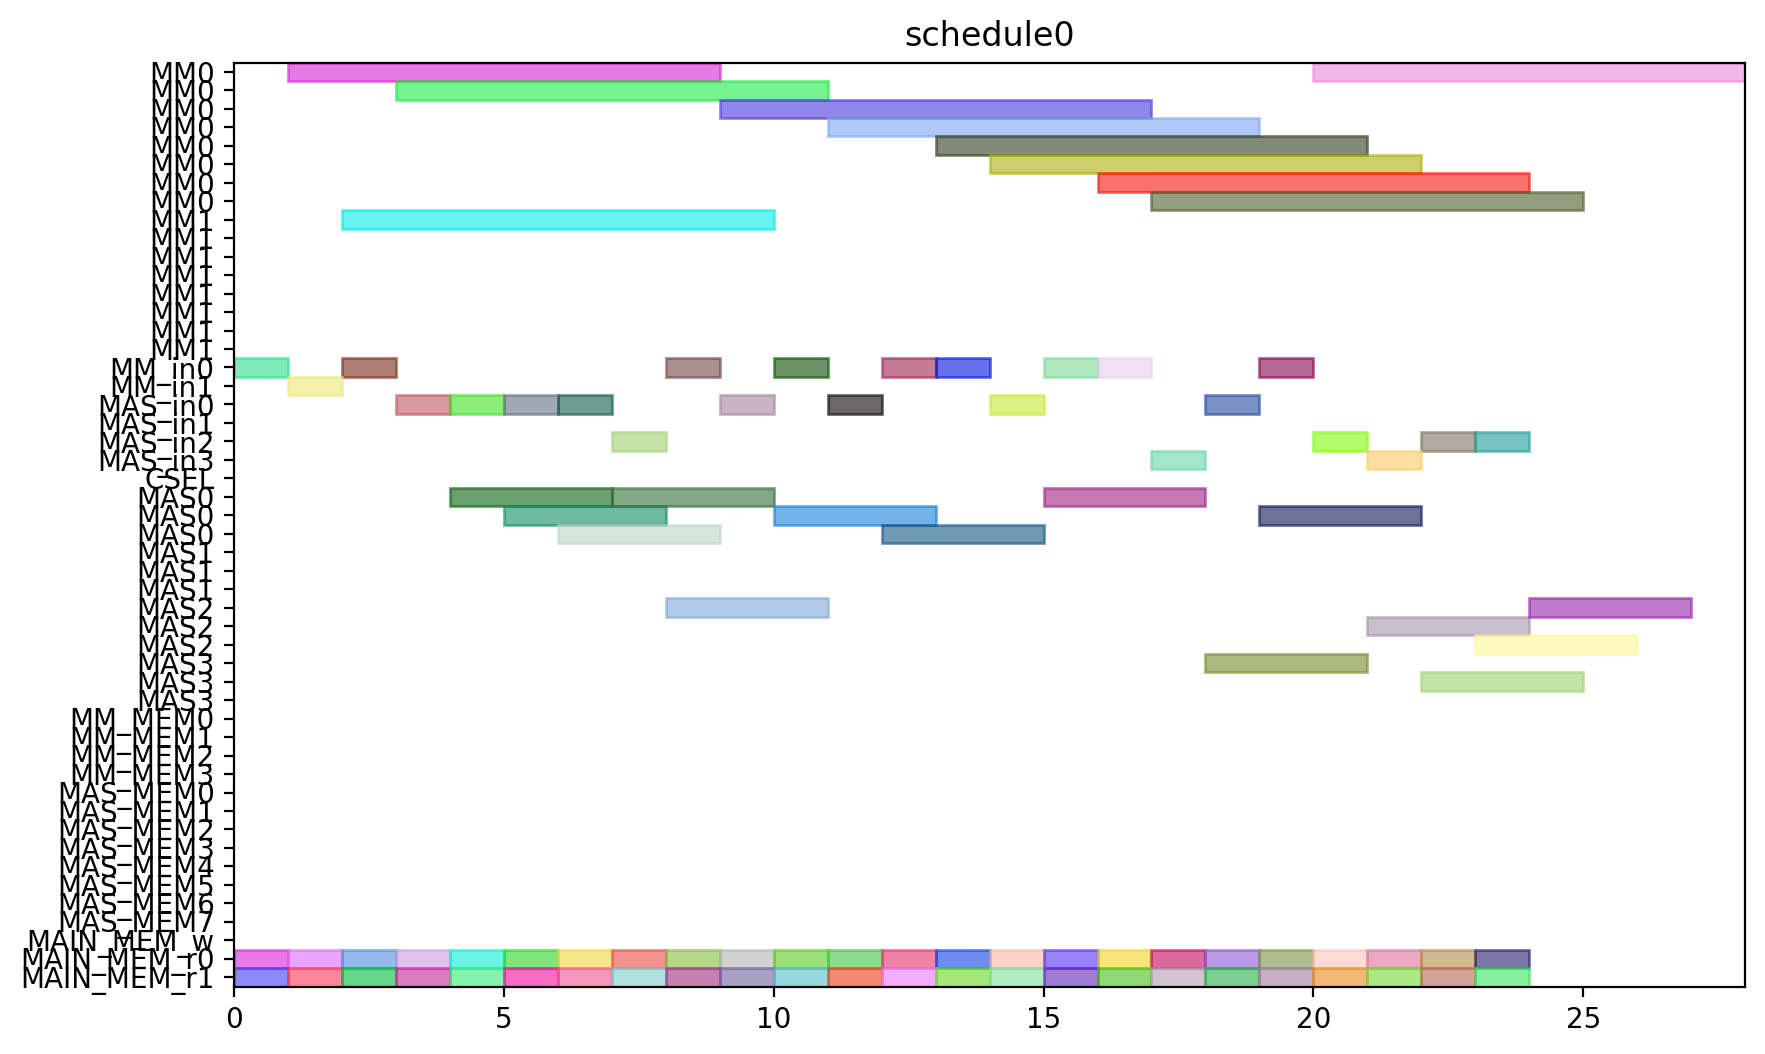

This figure's Python source:
from pyschedule import Scenario, solvers, plotters, alt


def solve():
	horizon = 120
	S = Scenario("schedule0", horizon=horizon)

	# resource
	MM = S.Resources('MM', num=2, size=8)
	MM_in = S.Resources('MM_in', num=2)
	MAS_in = S.Resources('MAS_in', num=4)
	CSEL = S.Resource('CSEL')
	MAS = S.Resources('MAS', num=4, size=3, periods=range(1, horizon))
	MM_MEM = S.Resources('MM_MEM', num=4)
	MAS_MEM = S.Resources('MAS_MEM', num=8)
	MAIN_MEM_w = S.Resource('MAIN_MEM_w', size=1)
	MAIN_MEM_r = S.Resources('MAIN_MEM_r', num=2)

	# result of previous scheduling

	# new tasks
	t0_t0 = S.Task('t0_t0', length=3, delay_cost=1)
	t0_t0 += alt(MAS)
	t0_t0_in = S.Task('t0_t0_in', length=1, delay_cost=1)
	t0_t0_in += alt(MAS_in)
	S += t0_t0_in*MAS_in[0]<=t0_t0*MAS[0]

	S += t0_t0_in*MAS_in[1]<=t0_t0*MAS[1]

	S += t0_t0_in*MAS_in[2]<=t0_t0*MAS[2]

	S += t0_t0_in*MAS_in[3]<=t0_t0*MAS[3]

	t0_t0_mem0 = S.Task('t0_t0_mem0', length=1, delay_cost=1)
	t0_t0_mem0 += MAIN_MEM_r[0]
	S += t0_t0_mem0 <= t0_t0

	t0_t0_mem1 = S.Task('t0_t0_mem1', length=1, delay_cost=1)
	t0_t0_mem1 += MAIN_MEM_r[1]
	S += t0_t0_mem1 <= t0_t0

	t0_t1 = S.Task('t0_t1', length=3, delay_cost=1)
	t0_t1 += alt(MAS)
	t0_t1_in = S.Task('t0_t1_in', length=1, delay_cost=1)
	t0_t1_in += alt(MAS_in)
	S += t0_t1_in*MAS_in[0]<=t0_t1*MAS[0]

	S += t0_t1_in*MAS_in[1]<=t0_t1*MAS[1]

	S += t0_t1_in*MAS_in[2]<=t0_t1*MAS[2]

	S += t0_t1_in*MAS_in[3]<=t0_t1*MAS[3]

	t0_t1_mem0 = S.Task('t0_t1_mem0', length=1, delay_cost=1)
	t0_t1_mem0 += MAIN_MEM_r[0]
	S += t0_t1_mem0 <= t0_t1

	t0_t1_mem1 = S.Task('t0_t1_mem1', length=1, delay_cost=1)
	t0_t1_mem1 += MAIN_MEM_r[1]
	S += t0_t1_mem1 <= t0_t1

	t0_t3 = S.Task('t0_t3', length=8, delay_cost=1)
	t0_t3 += alt(MM)
	t0_t3_in = S.Task('t0_t3_in', length=1, delay_cost=1)
	t0_t3_in += alt(MM_in)
	S += t0_t3_in*MM_in[0]<=t0_t3*MM[0]
	S += t0_t3_in*MM_in[1]<=t0_t3*MM[1]
	t0_t3_mem0 = S.Task('t0_t3_mem0', length=1, delay_cost=1)
	t0_t3_mem0 += MAIN_MEM_r[0]
	S += t0_t3_mem0 <= t0_t3

	t0_t3_mem1 = S.Task('t0_t3_mem1', length=1, delay_cost=1)
	t0_t3_mem1 += MAIN_MEM_r[1]
	S += t0_t3_mem1 <= t0_t3

	t10 = S.Task('t10', length=3, delay_cost=1)
	t10 += alt(MAS)
	t10_in = S.Task('t10_in', length=1, delay_cost=1)
	t10_in += alt(MAS_in)
	S += t10_in*MAS_in[0]<=t10*MAS[0]

	S += t10_in*MAS_in[1]<=t10*MAS[1]

	S += t10_in*MAS_in[2]<=t10*MAS[2]

	S += t10_in*MAS_in[3]<=t10*MAS[3]

	t10_mem0 = S.Task('t10_mem0', length=1, delay_cost=1)
	t10_mem0 += MAIN_MEM_r[0]
	S += t10_mem0 <= t10

	t10_mem1 = S.Task('t10_mem1', length=1, delay_cost=1)
	t10_mem1 += MAIN_MEM_r[1]
	S += t10_mem1 <= t10

	t11 = S.Task('t11', length=3, delay_cost=1)
	t11 += alt(MAS)
	t11_in = S.Task('t11_in', length=1, delay_cost=1)
	t11_in += alt(MAS_in)
	S += t11_in*MAS_in[0]<=t11*MAS[0]

	S += t11_in*MAS_in[1]<=t11*MAS[1]

	S += t11_in*MAS_in[2]<=t11*MAS[2]

	S += t11_in*MAS_in[3]<=t11*MAS[3]

	t11_mem0 = S.Task('t11_mem0', length=1, delay_cost=1)
	t11_mem0 += MAIN_MEM_r[0]
	S += t11_mem0 <= t11

	t11_mem1 = S.Task('t11_mem1', length=1, delay_cost=1)
	t11_mem1 += MAIN_MEM_r[1]
	S += t11_mem1 <= t11

	t3_t0 = S.Task('t3_t0', length=8, delay_cost=1)
	t3_t0 += alt(MM)
	t3_t0_in = S.Task('t3_t0_in', length=1, delay_cost=1)
	t3_t0_in += alt(MM_in)
	S += t3_t0_in*MM_in[0]<=t3_t0*MM[0]
	S += t3_t0_in*MM_in[1]<=t3_t0*MM[1]
	t3_t0_mem0 = S.Task('t3_t0_mem0', length=1, delay_cost=1)
	t3_t0_mem0 += MAIN_MEM_r[0]
	S += t3_t0_mem0 <= t3_t0

	t3_t0_mem1 = S.Task('t3_t0_mem1', length=1, delay_cost=1)
	t3_t0_mem1 += MAIN_MEM_r[1]
	S += t3_t0_mem1 <= t3_t0

	t3_t1 = S.Task('t3_t1', length=8, delay_cost=1)
	t3_t1 += alt(MM)
	t3_t1_in = S.Task('t3_t1_in', length=1, delay_cost=1)
	t3_t1_in += alt(MM_in)
	S += t3_t1_in*MM_in[0]<=t3_t1*MM[0]
	S += t3_t1_in*MM_in[1]<=t3_t1*MM[1]
	t3_t1_mem0 = S.Task('t3_t1_mem0', length=1, delay_cost=1)
	t3_t1_mem0 += MAIN_MEM_r[0]
	S += t3_t1_mem0 <= t3_t1

	t3_t1_mem1 = S.Task('t3_t1_mem1', length=1, delay_cost=1)
	t3_t1_mem1 += MAIN_MEM_r[1]
	S += t3_t1_mem1 <= t3_t1

	t3_t2 = S.Task('t3_t2', length=3, delay_cost=1)
	t3_t2 += alt(MAS)
	t3_t2_in = S.Task('t3_t2_in', length=1, delay_cost=1)
	t3_t2_in += alt(MAS_in)
	S += t3_t2_in*MAS_in[0]<=t3_t2*MAS[0]

	S += t3_t2_in*MAS_in[1]<=t3_t2*MAS[1]

	S += t3_t2_in*MAS_in[2]<=t3_t2*MAS[2]

	S += t3_t2_in*MAS_in[3]<=t3_t2*MAS[3]

	t3_t2_mem0 = S.Task('t3_t2_mem0', length=1, delay_cost=1)
	t3_t2_mem0 += MAIN_MEM_r[0]
	S += t3_t2_mem0 <= t3_t2

	t3_t2_mem1 = S.Task('t3_t2_mem1', length=1, delay_cost=1)
	t3_t2_mem1 += MAIN_MEM_r[1]
	S += t3_t2_mem1 <= t3_t2

	t3_t3 = S.Task('t3_t3', length=3, delay_cost=1)
	t3_t3 += alt(MAS)
	t3_t3_in = S.Task('t3_t3_in', length=1, delay_cost=1)
	t3_t3_in += alt(MAS_in)
	S += t3_t3_in*MAS_in[0]<=t3_t3*MAS[0]

	S += t3_t3_in*MAS_in[1]<=t3_t3*MAS[1]

	S += t3_t3_in*MAS_in[2]<=t3_t3*MAS[2]

	S += t3_t3_in*MAS_in[3]<=t3_t3*MAS[3]

	t3_t3_mem0 = S.Task('t3_t3_mem0', length=1, delay_cost=1)
	t3_t3_mem0 += MAIN_MEM_r[0]
	S += t3_t3_mem0 <= t3_t3

	t3_t3_mem1 = S.Task('t3_t3_mem1', length=1, delay_cost=1)
	t3_t3_mem1 += MAIN_MEM_r[1]
	S += t3_t3_mem1 <= t3_t3

	t4_t0 = S.Task('t4_t0', length=3, delay_cost=1)
	t4_t0 += alt(MAS)
	t4_t0_in = S.Task('t4_t0_in', length=1, delay_cost=1)
	t4_t0_in += alt(MAS_in)
	S += t4_t0_in*MAS_in[0]<=t4_t0*MAS[0]

	S += t4_t0_in*MAS_in[1]<=t4_t0*MAS[1]

	S += t4_t0_in*MAS_in[2]<=t4_t0*MAS[2]

	S += t4_t0_in*MAS_in[3]<=t4_t0*MAS[3]

	t4_t0_mem0 = S.Task('t4_t0_mem0', length=1, delay_cost=1)
	t4_t0_mem0 += MAIN_MEM_r[0]
	S += t4_t0_mem0 <= t4_t0

	t4_t0_mem1 = S.Task('t4_t0_mem1', length=1, delay_cost=1)
	t4_t0_mem1 += MAIN_MEM_r[1]
	S += t4_t0_mem1 <= t4_t0

	t4_t1 = S.Task('t4_t1', length=3, delay_cost=1)
	t4_t1 += alt(MAS)
	t4_t1_in = S.Task('t4_t1_in', length=1, delay_cost=1)
	t4_t1_in += alt(MAS_in)
	S += t4_t1_in*MAS_in[0]<=t4_t1*MAS[0]

	S += t4_t1_in*MAS_in[1]<=t4_t1*MAS[1]

	S += t4_t1_in*MAS_in[2]<=t4_t1*MAS[2]

	S += t4_t1_in*MAS_in[3]<=t4_t1*MAS[3]

	t4_t1_mem0 = S.Task('t4_t1_mem0', length=1, delay_cost=1)
	t4_t1_mem0 += MAIN_MEM_r[0]
	S += t4_t1_mem0 <= t4_t1

	t4_t1_mem1 = S.Task('t4_t1_mem1', length=1, delay_cost=1)
	t4_t1_mem1 += MAIN_MEM_r[1]
	S += t4_t1_mem1 <= t4_t1

	t4_t3 = S.Task('t4_t3', length=8, delay_cost=1)
	t4_t3 += alt(MM)
	t4_t3_in = S.Task('t4_t3_in', length=1, delay_cost=1)
	t4_t3_in += alt(MM_in)
	S += t4_t3_in*MM_in[0]<=t4_t3*MM[0]
	S += t4_t3_in*MM_in[1]<=t4_t3*MM[1]
	t4_t3_mem0 = S.Task('t4_t3_mem0', length=1, delay_cost=1)
	t4_t3_mem0 += MAIN_MEM_r[0]
	S += t4_t3_mem0 <= t4_t3

	t4_t3_mem1 = S.Task('t4_t3_mem1', length=1, delay_cost=1)
	t4_t3_mem1 += MAIN_MEM_r[1]
	S += t4_t3_mem1 <= t4_t3

	t5_t0 = S.Task('t5_t0', length=8, delay_cost=1)
	t5_t0 += alt(MM)
	t5_t0_in = S.Task('t5_t0_in', length=1, delay_cost=1)
	t5_t0_in += alt(MM_in)
	S += t5_t0_in*MM_in[0]<=t5_t0*MM[0]
	S += t5_t0_in*MM_in[1]<=t5_t0*MM[1]
	t5_t0_mem0 = S.Task('t5_t0_mem0', length=1, delay_cost=1)
	t5_t0_mem0 += MAIN_MEM_r[0]
	S += t5_t0_mem0 <= t5_t0

	t5_t0_mem1 = S.Task('t5_t0_mem1', length=1, delay_cost=1)
	t5_t0_mem1 += MAIN_MEM_r[1]
	S += t5_t0_mem1 <= t5_t0

	t5_t1 = S.Task('t5_t1', length=8, delay_cost=1)
	t5_t1 += alt(MM)
	t5_t1_in = S.Task('t5_t1_in', length=1, delay_cost=1)
	t5_t1_in += alt(MM_in)
	S += t5_t1_in*MM_in[0]<=t5_t1*MM[0]
	S += t5_t1_in*MM_in[1]<=t5_t1*MM[1]
	t5_t1_mem0 = S.Task('t5_t1_mem0', length=1, delay_cost=1)
	t5_t1_mem0 += MAIN_MEM_r[0]
	S += t5_t1_mem0 <= t5_t1

	t5_t1_mem1 = S.Task('t5_t1_mem1', length=1, delay_cost=1)
	t5_t1_mem1 += MAIN_MEM_r[1]
	S += t5_t1_mem1 <= t5_t1

	t5_t2 = S.Task('t5_t2', length=3, delay_cost=1)
	t5_t2 += alt(MAS)
	t5_t2_in = S.Task('t5_t2_in', length=1, delay_cost=1)
	t5_t2_in += alt(MAS_in)
	S += t5_t2_in*MAS_in[0]<=t5_t2*MAS[0]

	S += t5_t2_in*MAS_in[1]<=t5_t2*MAS[1]

	S += t5_t2_in*MAS_in[2]<=t5_t2*MAS[2]

	S += t5_t2_in*MAS_in[3]<=t5_t2*MAS[3]

	t5_t2_mem0 = S.Task('t5_t2_mem0', length=1, delay_cost=1)
	t5_t2_mem0 += MAIN_MEM_r[0]
	S += t5_t2_mem0 <= t5_t2

	t5_t2_mem1 = S.Task('t5_t2_mem1', length=1, delay_cost=1)
	t5_t2_mem1 += MAIN_MEM_r[1]
	S += t5_t2_mem1 <= t5_t2

	t5_t3 = S.Task('t5_t3', length=3, delay_cost=1)
	t5_t3 += alt(MAS)
	t5_t3_in = S.Task('t5_t3_in', length=1, delay_cost=1)
	t5_t3_in += alt(MAS_in)
	S += t5_t3_in*MAS_in[0]<=t5_t3*MAS[0]

	S += t5_t3_in*MAS_in[1]<=t5_t3*MAS[1]

	S += t5_t3_in*MAS_in[2]<=t5_t3*MAS[2]

	S += t5_t3_in*MAS_in[3]<=t5_t3*MAS[3]

	t5_t3_mem0 = S.Task('t5_t3_mem0', length=1, delay_cost=1)
	t5_t3_mem0 += MAIN_MEM_r[0]
	S += t5_t3_mem0 <= t5_t3

	t5_t3_mem1 = S.Task('t5_t3_mem1', length=1, delay_cost=1)
	t5_t3_mem1 += MAIN_MEM_r[1]
	S += t5_t3_mem1 <= t5_t3

	t6_t0 = S.Task('t6_t0', length=8, delay_cost=1)
	t6_t0 += alt(MM)
	t6_t0_in = S.Task('t6_t0_in', length=1, delay_cost=1)
	t6_t0_in += alt(MM_in)
	S += t6_t0_in*MM_in[0]<=t6_t0*MM[0]
	S += t6_t0_in*MM_in[1]<=t6_t0*MM[1]
	t6_t0_mem0 = S.Task('t6_t0_mem0', length=1, delay_cost=1)
	t6_t0_mem0 += MAIN_MEM_r[0]
	S += t6_t0_mem0 <= t6_t0

	t6_t0_mem1 = S.Task('t6_t0_mem1', length=1, delay_cost=1)
	t6_t0_mem1 += MAIN_MEM_r[1]
	S += t6_t0_mem1 <= t6_t0

	t6_t1 = S.Task('t6_t1', length=8, delay_cost=1)
	t6_t1 += alt(MM)
	t6_t1_in = S.Task('t6_t1_in', length=1, delay_cost=1)
	t6_t1_in += alt(MM_in)
	S += t6_t1_in*MM_in[0]<=t6_t1*MM[0]
	S += t6_t1_in*MM_in[1]<=t6_t1*MM[1]
	t6_t1_mem0 = S.Task('t6_t1_mem0', length=1, delay_cost=1)
	t6_t1_mem0 += MAIN_MEM_r[0]
	S += t6_t1_mem0 <= t6_t1

	t6_t1_mem1 = S.Task('t6_t1_mem1', length=1, delay_cost=1)
	t6_t1_mem1 += MAIN_MEM_r[1]
	S += t6_t1_mem1 <= t6_t1

	t6_t2 = S.Task('t6_t2', length=3, delay_cost=1)
	t6_t2 += alt(MAS)
	t6_t2_in = S.Task('t6_t2_in', length=1, delay_cost=1)
	t6_t2_in += alt(MAS_in)
	S += t6_t2_in*MAS_in[0]<=t6_t2*MAS[0]

	S += t6_t2_in*MAS_in[1]<=t6_t2*MAS[1]

	S += t6_t2_in*MAS_in[2]<=t6_t2*MAS[2]

	S += t6_t2_in*MAS_in[3]<=t6_t2*MAS[3]

	t6_t2_mem0 = S.Task('t6_t2_mem0', length=1, delay_cost=1)
	t6_t2_mem0 += MAIN_MEM_r[0]
	S += t6_t2_mem0 <= t6_t2

	t6_t2_mem1 = S.Task('t6_t2_mem1', length=1, delay_cost=1)
	t6_t2_mem1 += MAIN_MEM_r[1]
	S += t6_t2_mem1 <= t6_t2

	t6_t3 = S.Task('t6_t3', length=3, delay_cost=1)
	t6_t3 += alt(MAS)
	t6_t3_in = S.Task('t6_t3_in', length=1, delay_cost=1)
	t6_t3_in += alt(MAS_in)
	S += t6_t3_in*MAS_in[0]<=t6_t3*MAS[0]

	S += t6_t3_in*MAS_in[1]<=t6_t3*MAS[1]

	S += t6_t3_in*MAS_in[2]<=t6_t3*MAS[2]

	S += t6_t3_in*MAS_in[3]<=t6_t3*MAS[3]

	t6_t3_mem0 = S.Task('t6_t3_mem0', length=1, delay_cost=1)
	t6_t3_mem0 += MAIN_MEM_r[0]
	S += t6_t3_mem0 <= t6_t3

	t6_t3_mem1 = S.Task('t6_t3_mem1', length=1, delay_cost=1)
	t6_t3_mem1 += MAIN_MEM_r[1]
	S += t6_t3_mem1 <= t6_t3

	t7_t0 = S.Task('t7_t0', length=8, delay_cost=1)
	t7_t0 += alt(MM)
	t7_t0_in = S.Task('t7_t0_in', length=1, delay_cost=1)
	t7_t0_in += alt(MM_in)
	S += t7_t0_in*MM_in[0]<=t7_t0*MM[0]
	S += t7_t0_in*MM_in[1]<=t7_t0*MM[1]
	t7_t0_mem0 = S.Task('t7_t0_mem0', length=1, delay_cost=1)
	t7_t0_mem0 += MAIN_MEM_r[0]
	S += t7_t0_mem0 <= t7_t0

	t7_t0_mem1 = S.Task('t7_t0_mem1', length=1, delay_cost=1)
	t7_t0_mem1 += MAIN_MEM_r[1]
	S += t7_t0_mem1 <= t7_t0

	t7_t1 = S.Task('t7_t1', length=8, delay_cost=1)
	t7_t1 += alt(MM)
	t7_t1_in = S.Task('t7_t1_in', length=1, delay_cost=1)
	t7_t1_in += alt(MM_in)
	S += t7_t1_in*MM_in[0]<=t7_t1*MM[0]
	S += t7_t1_in*MM_in[1]<=t7_t1*MM[1]
	t7_t1_mem0 = S.Task('t7_t1_mem0', length=1, delay_cost=1)
	t7_t1_mem0 += MAIN_MEM_r[0]
	S += t7_t1_mem0 <= t7_t1

	t7_t1_mem1 = S.Task('t7_t1_mem1', length=1, delay_cost=1)
	t7_t1_mem1 += MAIN_MEM_r[1]
	S += t7_t1_mem1 <= t7_t1

	t7_t2 = S.Task('t7_t2', length=3, delay_cost=1)
	t7_t2 += alt(MAS)
	t7_t2_in = S.Task('t7_t2_in', length=1, delay_cost=1)
	t7_t2_in += alt(MAS_in)
	S += t7_t2_in*MAS_in[0]<=t7_t2*MAS[0]

	S += t7_t2_in*MAS_in[1]<=t7_t2*MAS[1]

	S += t7_t2_in*MAS_in[2]<=t7_t2*MAS[2]

	S += t7_t2_in*MAS_in[3]<=t7_t2*MAS[3]

	t7_t2_mem0 = S.Task('t7_t2_mem0', length=1, delay_cost=1)
	t7_t2_mem0 += MAIN_MEM_r[0]
	S += t7_t2_mem0 <= t7_t2

	t7_t2_mem1 = S.Task('t7_t2_mem1', length=1, delay_cost=1)
	t7_t2_mem1 += MAIN_MEM_r[1]
	S += t7_t2_mem1 <= t7_t2

	t7_t3 = S.Task('t7_t3', length=3, delay_cost=1)
	t7_t3 += alt(MAS)
	t7_t3_in = S.Task('t7_t3_in', length=1, delay_cost=1)
	t7_t3_in += alt(MAS_in)
	S += t7_t3_in*MAS_in[0]<=t7_t3*MAS[0]

	S += t7_t3_in*MAS_in[1]<=t7_t3*MAS[1]

	S += t7_t3_in*MAS_in[2]<=t7_t3*MAS[2]

	S += t7_t3_in*MAS_in[3]<=t7_t3*MAS[3]

	t7_t3_mem0 = S.Task('t7_t3_mem0', length=1, delay_cost=1)
	t7_t3_mem0 += MAIN_MEM_r[0]
	S += t7_t3_mem0 <= t7_t3

	t7_t3_mem1 = S.Task('t7_t3_mem1', length=1, delay_cost=1)
	t7_t3_mem1 += MAIN_MEM_r[1]
	S += t7_t3_mem1 <= t7_t3

	solvers.mip.solve(S,msg=1,kind='CPLEX',ratio_gap=1.01)

	solution = [['hoge']*len(S.solution()[1]) for i in range(len(S.solution()))]
	for i in range(len(S.solution())):
		for j in range(len(S.solution()[i])):
			solution[i][j]=str(S.solution()[i][j])
	print(solution)

	cycles = int(solution[-1][3])

	pic_file_name = "/mnt/rose/usr1/fukuda/ABE/multiRAM_multiMAS_16mux/scheduling_result/stage8MM2_stage3MAS4/SQR012345/schedule0.png"
	if(S.solution() != []):
		plotters.matplotlib.plot(S,img_filename=pic_file_name, show_task_labels=False, fig_size=(cycles*0.25+3, 6))

	return solution
